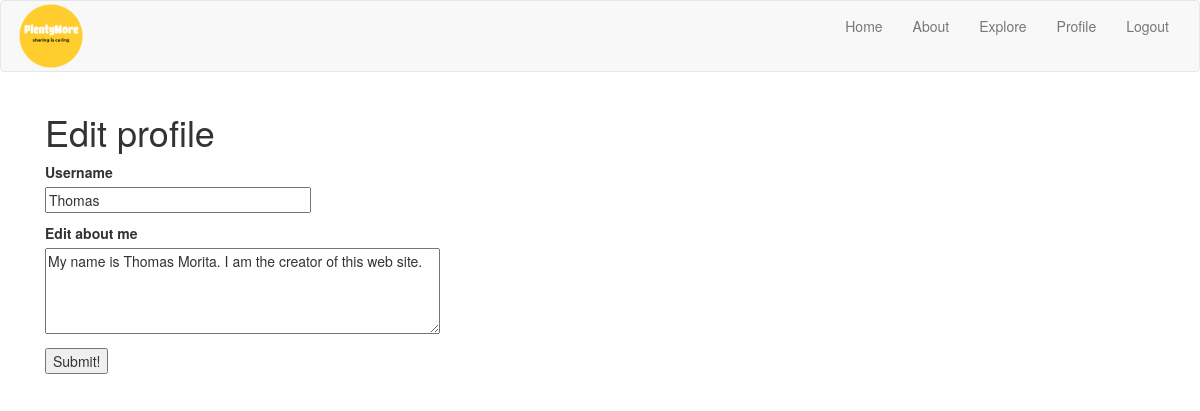
Screenshot of /edit_profile (signed in) with the database file from the repository.
### app/models.py (models this page shows, shortened)
class User(UserMixin, db.Model):
    id = db.Column(db.Integer, primary_key = True)
    username = db.Column(db.String(64), index = True, unique = True)
    email = db.Column(db.String(64), index = True, unique = True)
    password_hash = db.Column(db.String(128))
    posts = db.relationship('Post', backref='author', lazy='dynamic')
    about_me = db.Column(db.String(140))

### app/routes.py (the view)
@app.route('/edit_profile', methods=['GET', 'POST'])
@login_required
def edit_profile():
    form = EditProfileForm(current_user.username)
    if form.validate_on_submit():
        current_user.username = form.username.data
        current_user.about_me = form.about_me.data
        db.session.commit()
        flash('Your changes have been saved.')
        return redirect(url_for('edit_profile'))
    elif request.method == 'GET':
        form.username.data = current_user.username
        form.about_me.data = current_user.about_me
    return render_template('edit_profile.html', title='Edit Profile', form=form)

### app/forms.py (shortened to what this page needs)
class EditProfileForm(FlaskForm):
    username = StringField('Username', validators=[DataRequired()])
    about_me = TextAreaField('Edit about me', validators=[Length(min=0, max=140)])
    submit = SubmitField('Submit!')
    def __init__(self, original_username, *args, **kwargs):
        super(EditProfileForm, self).__init__(*args, **kwargs)
        self.original_username = original_username

### app/models.py (called while the page is built)
@login.user_loader
def user_loader(id):
    return User.query.get(int(id))

### app/templates/edit_profile.html (shortened to what this page needs)
{% extends 'base.html' %}
{% block app_content %}
<div class="container">
    <h1>Edit profile</h1>
    <form action="" method="post">
        <p>
            {{ form.username.label }}<br>
            {{ form.username(size=32) }}<br>
        </p>
        <p>
            {{ form.about_me.label }}<br>
            {{ form.about_me(cols=50, rows=4) }}<br>
        </p>
        <p>{{ form.submit() }}</p>
    </form>
</div>
{% endblock %}

### rows the page displays
User: username "Thomas", about_me "My name is Thomas Morita. I am the creator of this web site."
